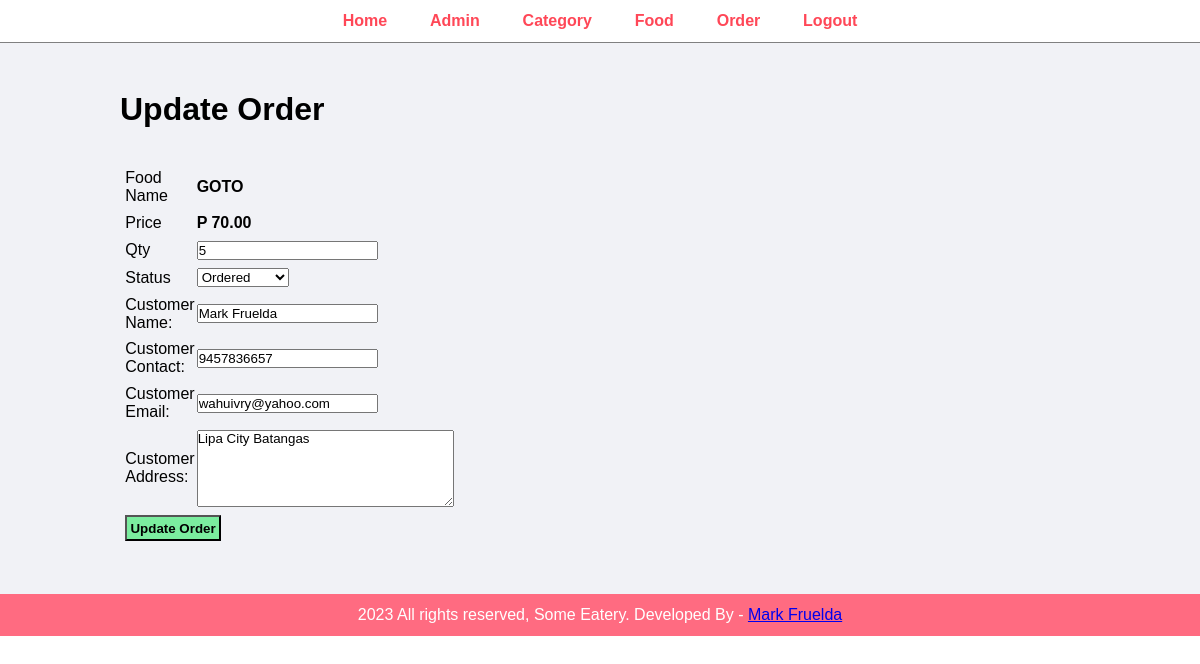
Page /admin/update-order.php?id=2 (signed in) on the committed database.
### tables this page shows
CREATE TABLE `tbl_order` (
  `id` int(10) UNSIGNED NOT NULL,
  `food` varchar(150) NOT NULL,
  `price` decimal(10,2) NOT NULL,
  `qty` int(11) NOT NULL,
  `total` decimal(10,2) NOT NULL,
  `order_date` datetime NOT NULL,
  `status` varchar(50) NOT NULL,
  `customer_name` varchar(150) NOT NULL,
  `customer_contact` varchar(20) NOT NULL,
  `customer_email` varchar(150) NOT NULL,
  `customer_address` varchar(255) NOT NULL
);

### admin/update-order.php (the view, shortened to what this page needs)
<?php include('partials/menu.php')?>
<div class="main-content">
   <div class="wrapper">
    <h1>Update Order</h1>
    <br><br>
    <?php
      if(isset($_GET['id']))
      {
        $id=$_GET['id'];
        $sql = "SELECT * FROM tbl_order WHERE id=$id";
        $res = mysqli_query($conn, $sql);
        $count = mysqli_num_rows($res);
        if($count==1)
        {
            $row=mysqli_fetch_assoc($res);
            $food = $row['food'];
            $price = $row['price'];
            $qty = $row['qty'];
            $status = $row['status'];
            $customer_name = $row['customer_name'];
            $customer_contact = $row['customer_contact'];
            $customer_email = $row['customer_email'];
            $customer_address = $row['customer_address'];
        }
        else
        {
            header('location:'.SITEURL.'admin/manage-order.php');
        }
      }
      else
      {
        header('location:'.SITEURL.'admin/manage-order.php');
      }
    ?>
    <form action="" method="POST">
      <table class="tbl-30">
        <tr>
            <td>Food Name</td>
            <td><b><?php echo $food; ?></b></td>
        </tr>
        <tr>
            <td>Price</td>
            <td>
                <b> P <?php echo $price; ?></b>
            </td>
        </tr>
        <tr>
            <td>Qty</td>
            <td>
                <input type="number" name="qty" value="<?php echo $qty; ?>">
            </td>
        </tr>
        <tr>
            <td>Status</td>
            <td>
                <select name="status" >
                    <option <?php if($status=="Ordered"){echo "selected";}?> value="Ordered">Ordered</option>
                </select>
            </td>
        </tr>
        <tr>
            <td>Customer Name:</td>
            <td>
                <input type="text" name="customer_name" value="<?php echo $customer_name; ?>">
            </td>
        </tr>
        <tr>
            <td>Customer Contact:</td>
            <td>
                <input type="text" name="customer_contact" value="<?php echo $customer_contact; ?>">
            </td>
        </tr>
        <tr>
            <td>Customer Email:</td>
            <td>
                <input type="text" name="customer_email" value="<?php echo $customer_email; ?>">
            </td>
        </tr>
        <tr>
            <td>Customer Address:</td>
            <td>
                <textarea name="customer_address" cols="30" rows="5"><?php echo $customer_address; ?></textarea>
            </td>
        </tr>
        <tr>
            <td colspan="2">
                <input type="submit" name="submit" value="Update Order" class="btn-secondary">
            </td>
        </tr>
      </table>
      </form>
   </div>
</div>
<?php include('partials/footer.php')?>

### css/admin.css (style rules this page uses)
* { margin: 0 0; padding: 0 0; font-family: Arial, Helvetica, sans-serif; }
.wrapper { padding: 1%; width: 80%; margin: 0 auto; }
.tbl-30 { width: 30%; }
table tr td { padding: 1%; }
.btn-secondary { background-color:#7bed9f; padding: 1%; color:black; text-decoration: none; font-weight: bold; }
.main-content { background-color: #f1f2f6; padding: 3% 0; }

### rows in the picture
tbl_order: food "GOTO", price "70.00", qty "5", status "Ordered", customer_name "Mark Fruelda", customer_contact "9457836657", customer_email "wahuivry@yahoo.com", customer_address "Lipa City Batangas"
